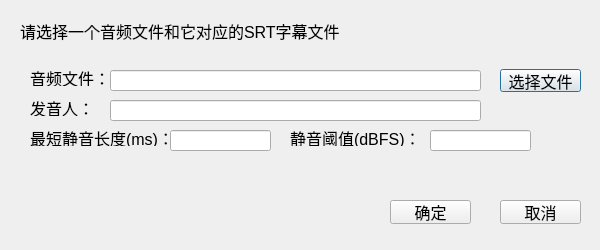
<?xml version="1.0" encoding="UTF-8"?>
<ui version="4.0">
 <class>select_file_long_wav_Dialog</class>
 <widget class="QDialog" name="select_file_long_wav_Dialog">
  <property name="geometry">
   <rect>
    <x>0</x>
    <y>0</y>
    <width>600</width>
    <height>250</height>
   </rect>
  </property>
  <property name="minimumSize">
   <size>
    <width>600</width>
    <height>250</height>
   </size>
  </property>
  <property name="maximumSize">
   <size>
    <width>600</width>
    <height>250</height>
   </size>
  </property>
  <property name="font">
   <font>
    <pointsize>12</pointsize>
   </font>
  </property>
  <property name="windowTitle">
   <string>导入文件</string>
  </property>
  <widget class="QLineEdit" name="lineEdit_wav">
   <property name="geometry">
    <rect>
     <x>110</x>
     <y>70</y>
     <width>371</width>
     <height>21</height>
    </rect>
   </property>
   <property name="text">
    <string/>
   </property>
  </widget>
  <widget class="QLabel" name="label">
   <property name="geometry">
    <rect>
     <x>20</x>
     <y>21</y>
     <width>341</width>
     <height>20</height>
    </rect>
   </property>
   <property name="text">
    <string>请选择一个音频文件和它对应的SRT字幕文件</string>
   </property>
  </widget>
  <widget class="QLabel" name="label_2">
   <property name="geometry">
    <rect>
     <x>30</x>
     <y>70</y>
     <width>81</width>
     <height>16</height>
    </rect>
   </property>
   <property name="text">
    <string>音频文件：</string>
   </property>
  </widget>
  <widget class="QPushButton" name="pushButton_select_wav">
   <property name="geometry">
    <rect>
     <x>500</x>
     <y>69</y>
     <width>81</width>
     <height>23</height>
    </rect>
   </property>
   <property name="text">
    <string>选择文件</string>
   </property>
  </widget>
  <widget class="QPushButton" name="pushButton_back">
   <property name="geometry">
    <rect>
     <x>500</x>
     <y>200</y>
     <width>81</width>
     <height>24</height>
    </rect>
   </property>
   <property name="text">
    <string>取消</string>
   </property>
  </widget>
  <widget class="QPushButton" name="pushButton_submit">
   <property name="geometry">
    <rect>
     <x>390</x>
     <y>200</y>
     <width>81</width>
     <height>24</height>
    </rect>
   </property>
   <property name="text">
    <string>确定</string>
   </property>
  </widget>
  <widget class="QLabel" name="error_lable">
   <property name="geometry">
    <rect>
     <x>30</x>
     <y>170</y>
     <width>541</width>
     <height>16</height>
    </rect>
   </property>
   <property name="font">
    <font>
     <pointsize>12</pointsize>
    </font>
   </property>
   <property name="styleSheet">
    <string notr="true">color: red;</string>
   </property>
   <property name="text">
    <string/>
   </property>
  </widget>
  <widget class="QLineEdit" name="lineEdit_spk">
   <property name="geometry">
    <rect>
     <x>110</x>
     <y>100</y>
     <width>371</width>
     <height>21</height>
    </rect>
   </property>
   <property name="text">
    <string/>
   </property>
  </widget>
  <widget class="QLabel" name="label_4">
   <property name="geometry">
    <rect>
     <x>30</x>
     <y>100</y>
     <width>81</width>
     <height>16</height>
    </rect>
   </property>
   <property name="text">
    <string>发音人：</string>
   </property>
  </widget>
  <widget class="QLabel" name="label_5">
   <property name="geometry">
    <rect>
     <x>30</x>
     <y>130</y>
     <width>141</width>
     <height>16</height>
    </rect>
   </property>
   <property name="text">
    <string>最短静音长度(ms)：</string>
   </property>
  </widget>
  <widget class="QLineEdit" name="lineEdit_min_silence_len">
   <property name="geometry">
    <rect>
     <x>170</x>
     <y>130</y>
     <width>101</width>
     <height>21</height>
    </rect>
   </property>
   <property name="text">
    <string/>
   </property>
  </widget>
  <widget class="QLineEdit" name="lineEdit_non_silence_thresh">
   <property name="geometry">
    <rect>
     <x>430</x>
     <y>130</y>
     <width>101</width>
     <height>21</height>
    </rect>
   </property>
   <property name="text">
    <string/>
   </property>
  </widget>
  <widget class="QLabel" name="label_6">
   <property name="geometry">
    <rect>
     <x>290</x>
     <y>130</y>
     <width>131</width>
     <height>16</height>
    </rect>
   </property>
   <property name="text">
    <string>静音阈值(dBFS)：</string>
   </property>
  </widget>
 </widget>
 <resources/>
 <connections/>
</ui>
